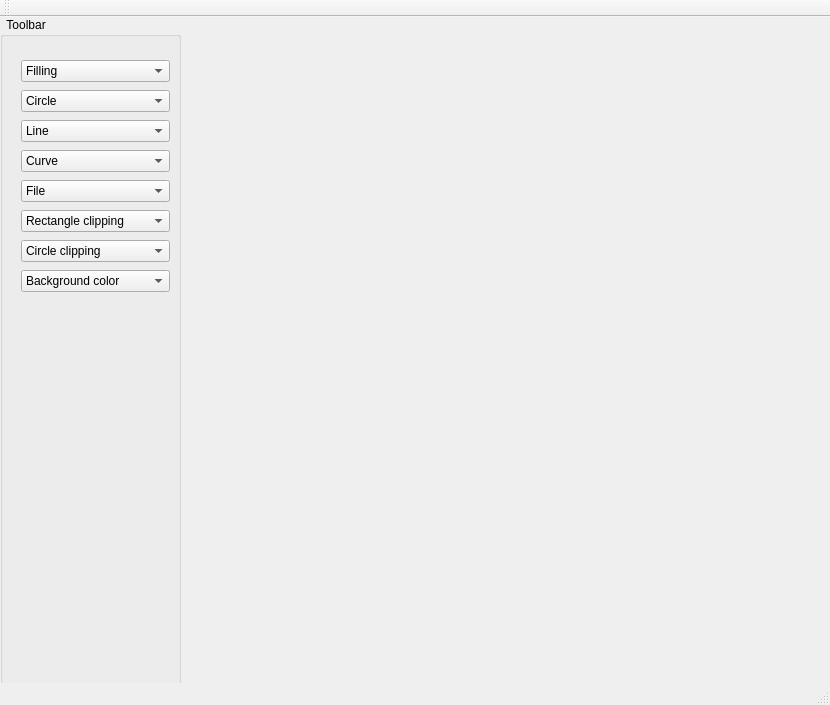
<?xml version="1.0" encoding="UTF-8"?>
<ui version="4.0">
 <class>MainWindow</class>
 <widget class="QMainWindow" name="MainWindow">
  <property name="geometry">
   <rect>
    <x>0</x>
    <y>0</y>
    <width>830</width>
    <height>705</height>
   </rect>
  </property>
  <property name="windowTitle">
   <string>MainWindow</string>
  </property>
  <widget class="QWidget" name="centralWidget">
   <widget class="QGroupBox" name="groupBox">
    <property name="geometry">
     <rect>
      <x>0</x>
      <y>0</y>
      <width>181</width>
      <height>681</height>
     </rect>
    </property>
    <property name="title">
     <string>  Toolbar</string>
    </property>
    <widget class="QWidget" name="layoutWidget">
     <property name="geometry">
      <rect>
       <x>10</x>
       <y>30</y>
       <width>171</width>
       <height>261</height>
      </rect>
     </property>
     <layout class="QVBoxLayout" name="verticalLayout">
      <item>
       <widget class="QComboBox" name="filling">
        <item>
         <property name="text">
          <string>Filling</string>
         </property>
        </item>
        <item>
         <property name="text">
          <string>Convex</string>
         </property>
        </item>
        <item>
         <property name="text">
          <string>Flood fill</string>
         </property>
        </item>
       </widget>
      </item>
      <item>
       <widget class="QComboBox" name="circle">
        <item>
         <property name="text">
          <string>Circle</string>
         </property>
        </item>
        <item>
         <property name="text">
          <string>Polar</string>
         </property>
        </item>
        <item>
         <property name="text">
          <string>IPolar</string>
         </property>
        </item>
        <item>
         <property name="text">
          <string>Midpoint</string>
         </property>
        </item>
        <item>
         <property name="text">
          <string>Cartesian</string>
         </property>
        </item>
       </widget>
      </item>
      <item>
       <widget class="QComboBox" name="line">
        <item>
         <property name="text">
          <string>Line</string>
         </property>
        </item>
        <item>
         <property name="text">
          <string>DDA</string>
         </property>
        </item>
        <item>
         <property name="text">
          <string>Midpoint</string>
         </property>
        </item>
        <item>
         <property name="text">
          <string>Parametric</string>
         </property>
        </item>
       </widget>
      </item>
      <item>
       <widget class="QComboBox" name="curve">
        <item>
         <property name="text">
          <string>Curve</string>
         </property>
        </item>
        <item>
         <property name="text">
          <string>First degree</string>
         </property>
        </item>
        <item>
         <property name="text">
          <string>Second degree</string>
         </property>
        </item>
        <item>
         <property name="text">
          <string>Hermite</string>
         </property>
        </item>
        <item>
         <property name="text">
          <string>Bezier</string>
         </property>
        </item>
        <item>
         <property name="text">
          <string>Splines</string>
         </property>
        </item>
        <item>
         <property name="text">
          <string/>
         </property>
        </item>
       </widget>
      </item>
      <item>
       <widget class="QComboBox" name="comboBox">
        <item>
         <property name="text">
          <string>File</string>
         </property>
        </item>
        <item>
         <property name="text">
          <string>Save</string>
         </property>
        </item>
        <item>
         <property name="text">
          <string>Load</string>
         </property>
        </item>
       </widget>
      </item>
      <item>
       <widget class="QComboBox" name="rectangleClipping">
        <item>
         <property name="text">
          <string>Rectangle clipping</string>
         </property>
        </item>
        <item>
         <property name="text">
          <string>Point clipping</string>
         </property>
        </item>
        <item>
         <property name="text">
          <string>Line clipping</string>
         </property>
        </item>
        <item>
         <property name="text">
          <string>Line clipping variable window</string>
         </property>
        </item>
       </widget>
      </item>
      <item>
       <widget class="QComboBox" name="circleClipping">
        <item>
         <property name="text">
          <string>Circle clipping</string>
         </property>
        </item>
        <item>
         <property name="text">
          <string>Point clipping</string>
         </property>
        </item>
        <item>
         <property name="text">
          <string>Line clipping</string>
         </property>
        </item>
       </widget>
      </item>
      <item>
       <widget class="QComboBox" name="backgroundColor">
        <item>
         <property name="text">
          <string>Background color</string>
         </property>
        </item>
        <item>
         <property name="text">
          <string/>
         </property>
        </item>
        <item>
         <property name="text">
          <string/>
         </property>
        </item>
        <item>
         <property name="text">
          <string/>
         </property>
        </item>
       </widget>
      </item>
     </layout>
    </widget>
   </widget>
  </widget>
  <widget class="QMenuBar" name="menuBar">
   <property name="geometry">
    <rect>
     <x>0</x>
     <y>0</y>
     <width>830</width>
     <height>22</height>
    </rect>
   </property>
  </widget>
  <widget class="QToolBar" name="mainToolBar">
   <attribute name="toolBarArea">
    <enum>TopToolBarArea</enum>
   </attribute>
   <attribute name="toolBarBreak">
    <bool>false</bool>
   </attribute>
  </widget>
  <widget class="QStatusBar" name="statusBar"/>
 </widget>
 <layoutdefault spacing="6" margin="11"/>
 <resources/>
 <connections/>
</ui>
